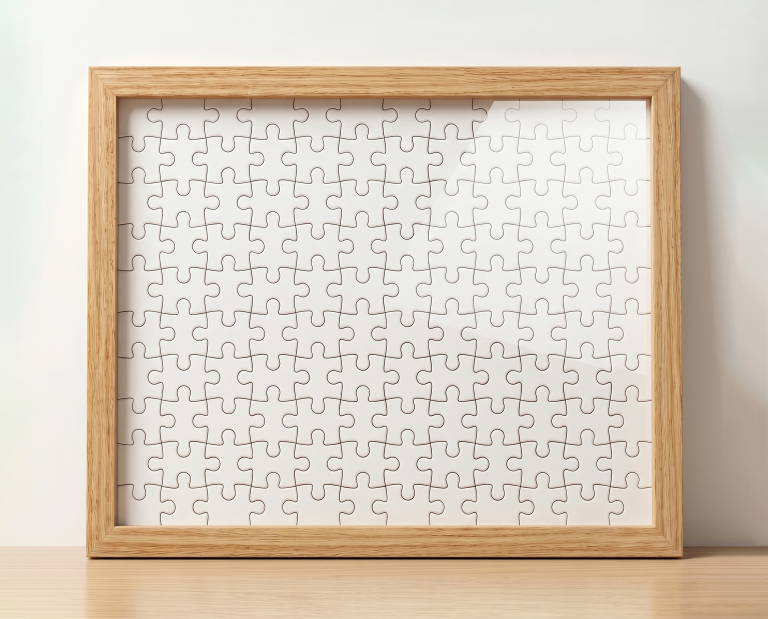
#> input picture frames/h/120.jpg, 2304 x 1856 px, found by its file name (shown at 1/3 size)
$ python generate_masks.py
#> lines starting #> are read from the running program, lines starting #| are printed output that depends on the picture; after the words box and inside, x2 and y2 are one past the last pixel; in counts of white or black regions, pixels touching at a corner belong together
"""
生成相框灰度蒙版 PNG（白=边框保留，黑=内框透明）
使用灰度模式 PNG，文件极小
"""

from PIL import Image
import os

BOUNDS_MAP = {
    ('h', '35.jpg'):  (268, 230, 2189, 1691),
    ('h', '70.jpg'):  (310, 244, 2213, 1697),
    ('h', '120.jpg'): (262, 198, 2201, 1791),
    ('h', '200.jpg'): (2,   156, 2311, 1645),
    ('h', '300.jpg'): (28,  146, 2138, 1665),
    ('v', '35.jpg'):  (260, 372, 1725, 2393),
    ('v', '70.jpg'):  (266, 354, 1717, 2069),
    ('v', '120.jpg'): (152, 256, 1707, 2297),
    ('v', '200.jpg'): (180, 202, 1715, 2343),
    ('v', '300.jpg'): (26,  182, 1631, 2395),
}

def create_mask(jpg_path, png_path, bounds):
#> called with bounds = (262, 198, 2201, 1791)
    img = Image.open(jpg_path)
#> img is the input picture: PIL image 2304x1856 RGB; mean R, G, B 218.1, 206.4, 192.1
    w, h = img.size
#> w = 2304; h = 1856
    # 创建灰度图：白=255(保留), 黑=0(切掉)
    mask = Image.new('L', (w, h), 255)
#> mask: PIL image 2304x1856 L; every value is 255
    left, top, right, bottom = bounds
    for y in range(max(0, top), min(h, bottom)):
        for x in range(max(0, left), min(w, right)):
            mask.putpixel((x, y), 0)
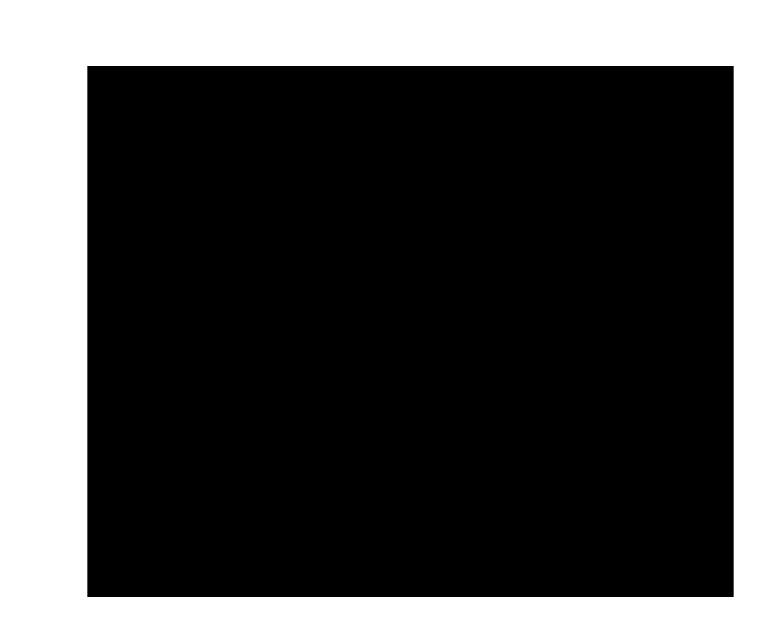
#> mask: PIL image 2304x1856 L (shown at 1/3 size); 27.8% white; 1 white region, box (x1, y1, x2, y2) and area: (0, 0, 2304, 1856) 1187397

    # 优化 PNG 压缩：先滤波再保存
    mask.save(png_path, 'PNG', optimize=True)
    png_size = os.path.getsize(png_path)
    jpg_size = os.path.getsize(jpg_path)
    print(f'  {png_path}: {jpg_size//1024}KB JPG → {png_size//1024}KB PNG ({png_size/jpg_size*100:.1f}%)')

def main():
    base = 'F:/Claude Code/拼图裁剪-加相框/public/frames'
    for orient in ['h', 'v']:
        folder = os.path.join(base, orient)
        for fname in sorted(os.listdir(folder)):
            if not fname.endswith('.jpg'): continue
            key = (orient, fname)
            if key not in BOUNDS_MAP: continue
            jpg_path = os.path.join(folder, fname)
            png_name = fname.replace('.jpg', '.png')
            png_path = os.path.join(folder, png_name)
            print(f'[GEN] {orient}/{png_name}')
            create_mask(jpg_path, png_path, BOUNDS_MAP[key])

if __name__ == '__main__':
#> (the run stopped early here; a loop or call above may not have finished)
